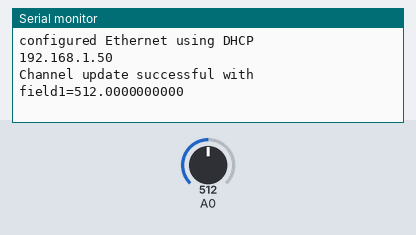
Bench run of a sketch on a simulated Arduino Uno, built with avr-gcc and run on an emulated ATmega328P. Parts: the last lines printed to the serial monitor. The test bench sets the inputs (shaded band); at power-on: A0 = 512. WiFi joins after 1.5 s; servers stay silent unless stated.

Above: at 3.2 s.
3.3 s: A0 set to 716
At 8.8 s:
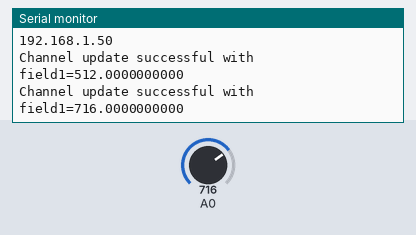
9.2 s: A0 set to 900
At 14.1 s:
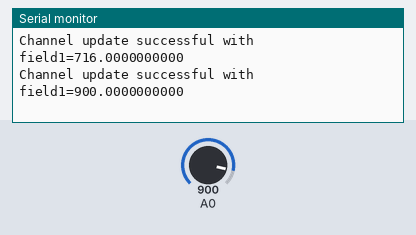
Timing chart, 0 to 15.6 s (numbered marks = the images above; inputs shaded):
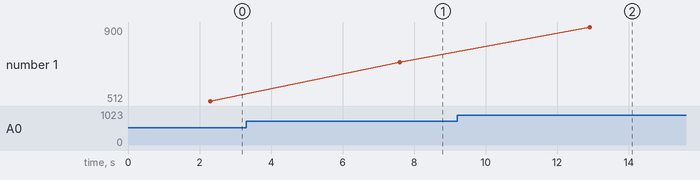

The sketch:

MAMCLOUD.ino
```cpp
#include <Ethernet.h>
#include "ThingSpeak.h"
byte mac[] = { 0xDE, 0xAD, 0xBE, 0xEF, 0xFE, 0xED };
String waterData;
unsigned long channelNumber =2673837;
const char* channelKey = "96W5DKX0VNPBXP2I";
int id = 1;
EthernetClient client;
void setup() {
  Serial.begin(9600);

  if (Ethernet.begin(mac) == 0) {
  Serial.println("Failed to configure Ethernet using DHCP");
  }else{
    Serial.println("configured Ethernet using DHCP");
    IPAddress myIPAddress = Ethernet.localIP();
    Serial.println(myIPAddress);
  }
  delay(500);
  ThingSpeak.begin(client);
}

void loop(){
  waterData = String((float)analogRead(A0), DEC);
  useThingSpeakApi(waterData);
  delay(5000);
}

void useThingSpeakApi(String data){
  int x = ThingSpeak.writeField(channelNumber, 1, data, channelKey);
  if(x == 200){
    Serial.println("Channel update successful with field1="+data);
  }
  else{
    Serial.println("Problem updating channel. HTTP error code " + String(x));
  }
}
```

Measured:
- after the input at 3.3 s, the serial monitor: prints a new line after 4.3 s (image 1)
- after the input at 9.2 s, the serial monitor: prints a new line after 3.7 s (image 2)
- plotted number 1: 512 → 716 after the input at 3.3 s, 716 → 900 after the input at 9.2 s
